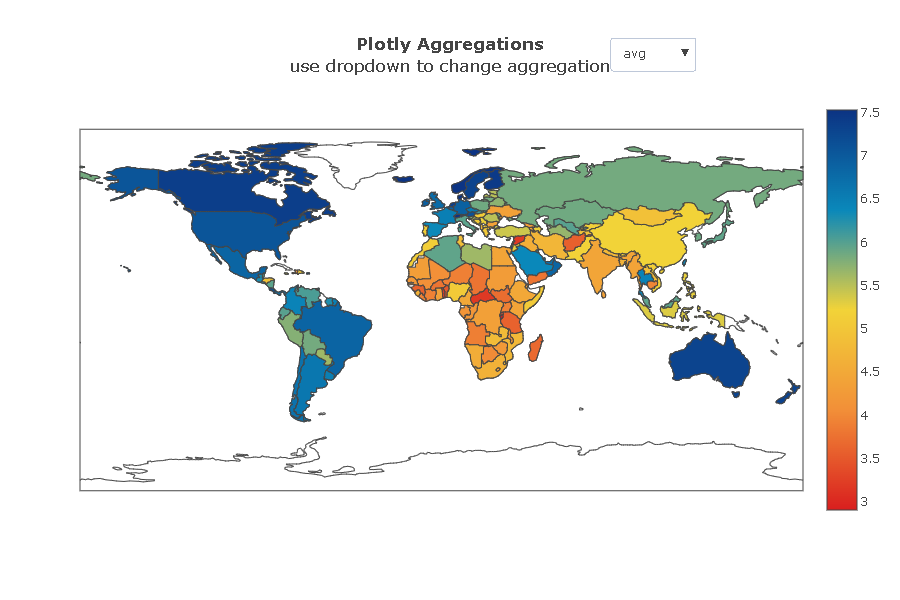

Generate this figure with Python:
import plotly.io as pio
import pandas as pd

df = pd.read_csv("https://raw.githubusercontent.com/bcdunbar/datasets/master/worldhappiness.csv") # Cria o dataframe com dados do arquivo 'linkado'

aggs = ["count","sum","avg","median","mode","rms","stddev","min","max","first","last"] # Configura os nomes dos filtros

agg = [] # Configura os filtros como lista
agg_func = [] # Configura os filtros como lista


for i in range(0, len(aggs)):
    agg = dict(
        args=['transforms[0].aggregations[0].func', aggs[i]],
        label=aggs[i],
        method='restyle'
    )
    agg_func.append(agg)


# Cria o conjunto de dados
data = [dict(
  type = 'choropleth', # Tipo Mapa coroplético 'choropleth'
  locationmode = 'country names', # Variável para nomes dos países 'country names'
  locations = df['Country'], # Variável do dataframe de filtro dos países 'Country' 
  z = df['HappinessScore'], # Variável do dataframe de filtro dde Pontuação da Felicidade 'HappinessScore'
  autocolorscale = False, # Escala de cor automática desativada
  colorscale = 'Portland', # Tipo de escala de cor
  reversescale = True, # Escala reversa ativada (do menor, menos intenso para o maior, mais intenso)

  # Configuração dos dados agrupados
  transforms = [dict(
    type = 'aggregate', # Tipo de dados
    groups = df['Country'], # Dados a serem agrupados
    aggregations = [dict( # Configuração dos dados agrupados
        target = 'z', func = 'sum', enabled = True)
    ]
  )]
)]

# Cria o layout
layout = dict(
  title = '<b>Plotly Aggregations</b><br>use dropdown to change aggregation', # Título do gráfico
  xaxis = dict(title = 'Subject'), # Configuração de dados do Eixo X
  yaxis = dict(title = 'Score', range = [0,22]), # Configuração de dados do Eixo Y
  height = 600, # Altura
  width = 900, # Largura

  # Configuração do menu e dos dados
  updatemenus = [dict(
        x = 0.85,
        y = 1.15,
        xref = 'paper',
        yref = 'paper',
        yanchor = 'top',
        active = 1,
        showactive = False,
        buttons = agg_func
  )]
)

fig_dict = dict(data=data, layout=layout) # Cria a fígura

pio.show(fig_dict, validate=False) # Plota o gráfico
